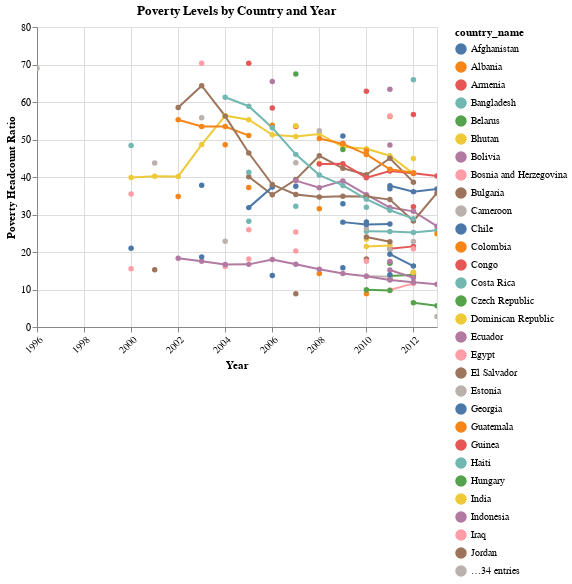

The cell this chart's notebook holds for it:
### Code cell
import altair as alt

# Drop the `change` column
df_pivoted_sorted = df_pivoted_sorted.drop(columns=['change'])

# Melt the dataframe
df_melted = df_pivoted_sorted.reset_index().melt(id_vars='country_name', var_name='year', value_name='value')

# Convert `year` column to datetime
df_melted['year'] = pd.to_datetime(df_melted['year'])

# Create a line chart
chart = alt.Chart(df_melted).mark_line(point=True).encode(
    x=alt.X('year:T', axis=alt.Axis(title='Year', labelAngle=-45)),  # Rotate x-axis labels
    y=alt.Y('value:Q', axis=alt.Axis(title='Poverty Headcount Ratio')),
    color='country_name:N',
    tooltip = ['year', 'value', 'country_name']
).properties(
    title='Poverty Levels by Country and Year'
).interactive()

# Save the chart in json file
chart

### Figure 1 — Vega-Lite specification as saved in the notebook (floating-point values rounded to 4 significant figures; data arrays with more than 128 entries replaced by an {"elided": "..."} marker saying what was removed)
{"config": {"view": {"continuousWidth": 400, "continuousHeight": 300}}, "data": {"name": "data-d57c9128e76578fb84dd602ce9e74eb1"}, "mark": {"type": "line", "point": true}, "encoding": {"color": {"field": "country_name", "type": "nominal"}, "tooltip": [{"field": "year", "type": "temporal"}, {"field": "value", "type": "quantitative"}, {"field": "country_name", "type": "nominal"}], "x": {"axis": {"labelAngle": -45, "title": "Year"}, "field": "year", "type": "temporal"}, "y": {"axis": {"title": "Poverty Headcount Ratio"}, "field": "value", "type": "quantitative"}}, "selection": {"selector001": {"type": "interval", "bind": "scales", "encodings": ["x", "y"]}}, "title": "Poverty Levels by Country and Year", "$schema": "https://vega.github.io/schema/vega-lite/v4.17.0.json", "datasets": {"data-d57c9128e76578fb84dd602ce9e74eb1": {"elided": "945 records"}}}
